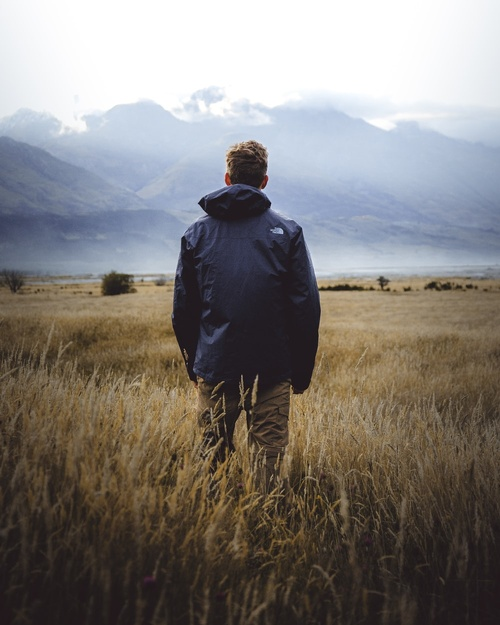
#> input picture Module-3-Histogram-Segmentation/human.jpeg, 500 x 625 px, shrunk from 1000 x 1250 before the run
$ jupyter execute --allow-errors Test.ipynb
#> lines starting #> are read from the running program, lines starting #| are printed output that depends on the picture; after the words box and inside, x2 and y2 are one past the last pixel; in counts of white or black regions, pixels touching at a corner belong together
# Image Histograms

[cell 1]
import cv2
import numpy as np
import matplotlib.pyplot as plt
plt.rcParams['image.cmap'] = 'gray'

[cell 2]
path = './starter_file/'

[cell 3]
img = cv2.imread(path + 'checkerboard_18x18.png', cv2.IMREAD_GRAYSCALE)
#> (the rest of this cell did not finish here and is left out)

#> (a cell that did not finish here is left out)

#> (a cell that did not finish here is left out)

[cell 6]
img = cv2.imread('human.jpeg', cv2.IMREAD_GRAYSCALE)
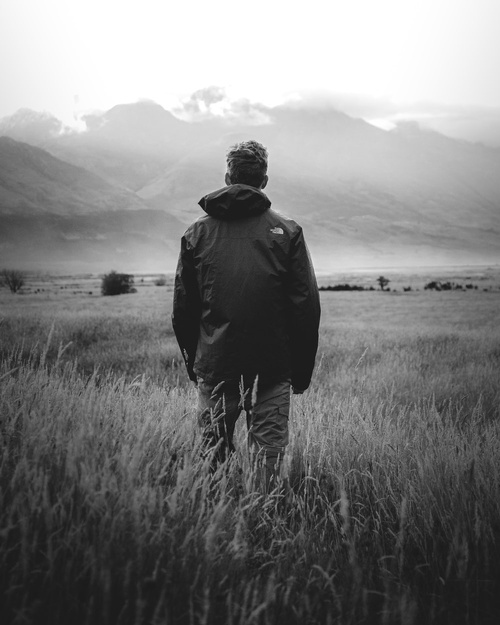
#> img: shape (625, 500); min 14, max 255, mean 126.6
plt.imshow(img)

[cell 7]
img_ravel = img.ravel()

[cell 8]
plt.hist(img_ravel, 256, [0, 256])
plt.show()
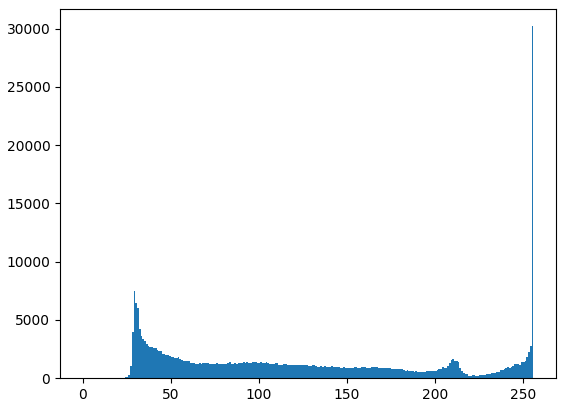
#> figure drawn by matplotlib, 1 panel; tallest bar 30205 high, from x = 255 to 256

[cell 9]
hist = cv2.calcHist(images=[img], channels=[0], mask=None, histSize=[256], ranges=[0, 255])
#> hist = 256 values, max 7449 at index 29, min 0 at index 0, mean 1102.7
plt.plot(hist)
plt.show()
#> figure, not shown here; curve peaks at x = 29, y = 7449

[cell 10]
img = cv2.imread('mountain.jpeg', cv2.IMREAD_UNCHANGED)
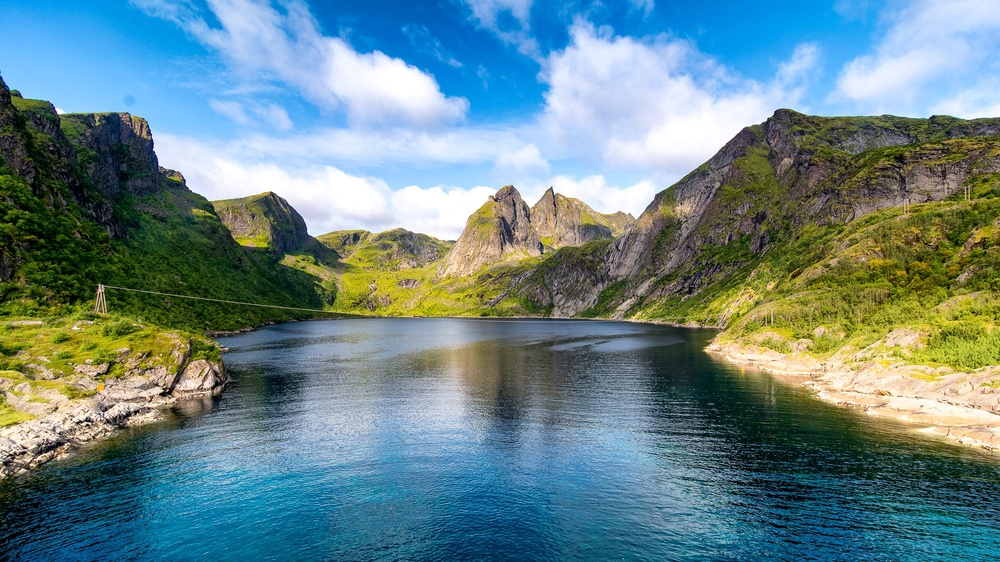
#> input picture Module-3-Histogram-Segmentation/mountain.jpeg, 1000 x 562 px, shrunk from 2000 x 1125 before the run
#> img is the input picture: shape (562, 1000, 3); mean B, G, R 137.4, 133.9, 104.2
plt.imshow(img[:,:,::-1])
plt.show()

[cell 11]
hist1 = cv2.calcHist([img], [0], None, [256], [0, 256])
#> hist1 = 256 values, max 37752 at index 255, min 1114 at index 224, mean 2195.3
hist2 = cv2.calcHist([img], [1], None, [256], [0, 256])
#> hist2 = 256 values, max 4487 at index 255, min 158 at index 0, mean 2195.3
hist3 = cv2.calcHist([img], [2], None, [256], [0, 256])
#> hist3 = 256 values, max 31691 at index 0, min 870 at index 236, mean 2195.3

plt.plot(hist1, 'b'); plt.plot(hist2, 'g'); plt.plot(hist3, 'r')
plt.show()
#> figure, not shown here; curve peaks at x = 255, y = 37752; curve peaks at x = 255, y = 4487; curve peaks at x = 0, y = 31691

[cell 12]
img = cv2.imread('man.jpeg')
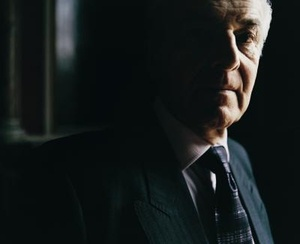
#> input picture Module-3-Histogram-Segmentation/man.jpeg, 300 x 244 px, shrunk from 600 x 489 before the run
#> img is the input picture: shape (244, 300, 3); mean B, G, R 28, 28.4, 23.2
img_eq = np.zeros_like(img)
plt.imshow(img)

[cell 13]
for i in range(3):
    img_eq[:,:,i] = cv2.equalizeHist(img[:,:,i])
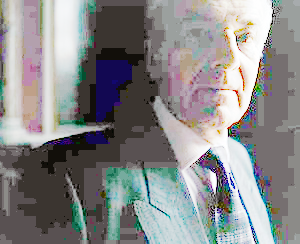
#> img_eq: shape (244, 300, 3); mean B, G, R 137.4, 136.8, 136.6
plt.imshow(img_eq[:, :, ::-1])

[cell 14]
img_hsv = cv2.cvtColor(img, cv2.COLOR_BGR2HSV)
#> img_hsv: shape (244, 300, 3); mean H, S, V 84.4, 104.3, 30.5
img_hsv[:,:,2] = cv2.equalizeHist(img_hsv[:,:,2])
#> img_hsv: shape (244, 300, 3); mean H, S, V 84.4, 104.3, 136.6
img_eq = cv2.cvtColor(img_hsv, cv2.COLOR_HSV2BGR)
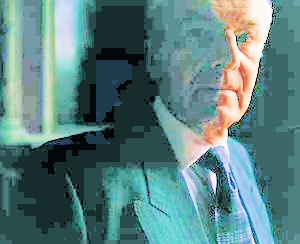
#> img_eq: shape (244, 300, 3); mean B, G, R 128.5, 129, 91

[cell 15]
plt.imshow(img_eq[:,:,::-1])

# Color Segmentation

[cell 16]
img = cv2.imread('rgb.png',cv2.IMREAD_COLOR)
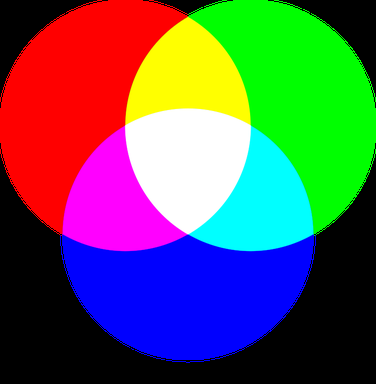
#> input picture Module-3-Histogram-Segmentation/rgb.png, 376 x 384 px, shrunk from 753 x 768 before the run
#> img is the input picture: shape (384, 376, 3); mean B, G, R 88.6, 88.3, 88.3
plt.imshow(img[:,:,::-1])

[cell 17]
img_csv = cv2.cvtColor(img, cv2.COLOR_BGR2HSV)
#> img_csv: shape (384, 376, 3); mean H, S, V 43.9, 162.3, 182

[cell 18]
# Set range for red color.
r_lb = np.array([145, 50, 50], np.uint8)
r_ub = np.array([180, 255, 255], np.uint8)

# Set range for green color.
g_lb = np.array([35, 50, 50], np.uint8)
g_ub = np.array([80, 255, 255], np.uint8)

# Set range for blue color.
b_lb = np.array([95, 50, 50], np.uint8)
b_ub = np.array([125, 255, 255], np.uint8)

[cell 19]
# Set range for red color.
r_lb = np.array([0, 250, 250], np.uint8)
r_ub = np.array([10, 255, 255], np.uint8)

[cell 20]
r_mask = cv2.inRange(img_csv, r_lb, r_ub)
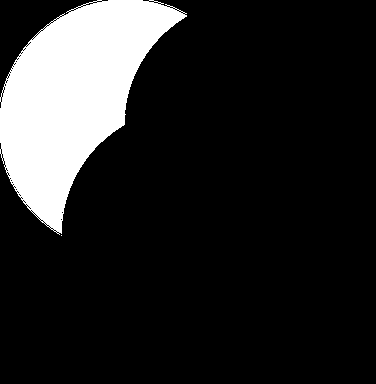
#> r_mask: shape (384, 376); 15.4% white; 2 white regions (1 under 20 px), largest, box (x1, y1, x2, y2) and area: (0, 0, 187, 235) 22186
g_mask = cv2.inRange(img_csv, g_lb, g_ub)
#> g_mask: shape (384, 376); 15.5% white; 2 white regions (1 under 20 px), largest, box (x1, y1, x2, y2) and area: (188, 0, 376, 235) 22439
b_mask = cv2.inRange(img_csv, b_lb, b_ub)
#> b_mask: shape (384, 376); 15.6% white; 2 white regions (1 under 20 px), largest, box (x1, y1, x2, y2) and area: (60, 234, 316, 363) 22488

[cell 21]
# Display each color mask.
plt.figure(figsize = (18, 4))
plt.subplot(131); plt.imshow(r_mask); plt.title('Red Mask')
plt.subplot(132); plt.imshow(g_mask); plt.title('Green Mask')
plt.subplot(133); plt.imshow(b_mask); plt.title('Blue Mask');

[cell 22]
r_seg = cv2.bitwise_and(img, img, mask=r_mask)
g_seg = cv2.bitwise_and(img, img, mask=g_mask)
b_seg = cv2.bitwise_and(img, img, mask=b_mask)
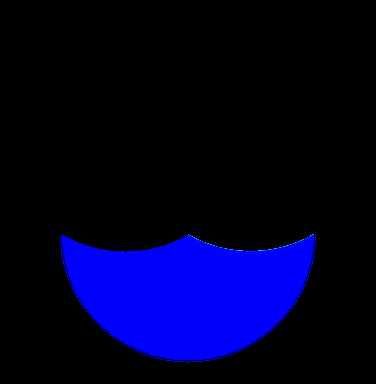
#> b_seg: shape (384, 376, 3); mean B, G, R 39.7, 0.1, 0

# Display the segmented colors.
plt.figure(figsize = (18, 4))
plt.subplot(131); plt.imshow(r_seg[:, :, ::-1]); plt.title('Red Color Segmented')
plt.subplot(132); plt.imshow(g_seg[:, :, ::-1]); plt.title('Green Color Segmented')
plt.subplot(133); plt.imshow(b_seg[:, :, ::-1]); plt.title('Blue Color Segmented');
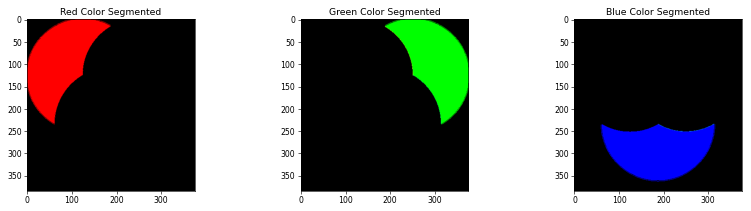
#> figure drawn by matplotlib, 3 panels
